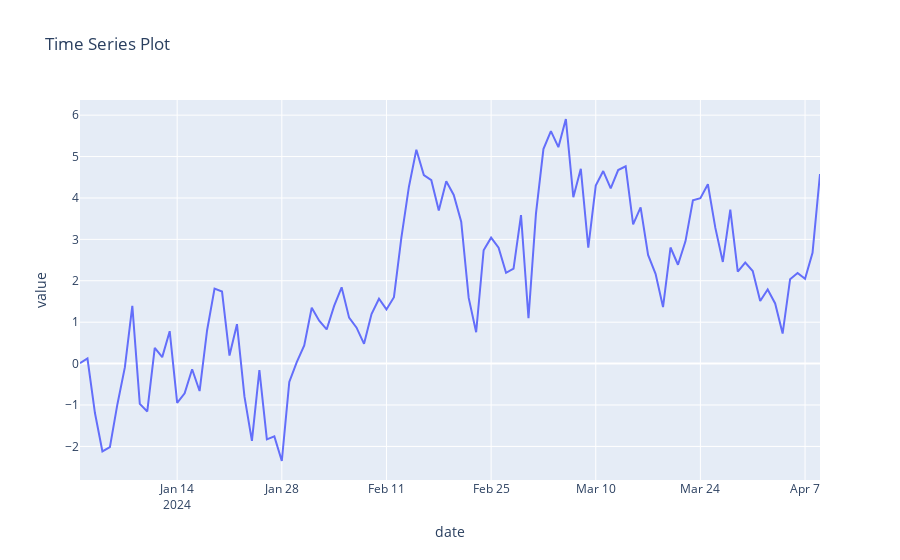

The code cell stored with this chart in its notebook:
### Code cell
# Interactive line plot
time_series = pd.DataFrame({
    'date': pd.date_range('2024-01-01', periods=100),
    'value': np.cumsum(np.random.randn(100))
})

fig = px.line(time_series, x='date', y='value', 
              title='Time Series Plot')
fig.show()
